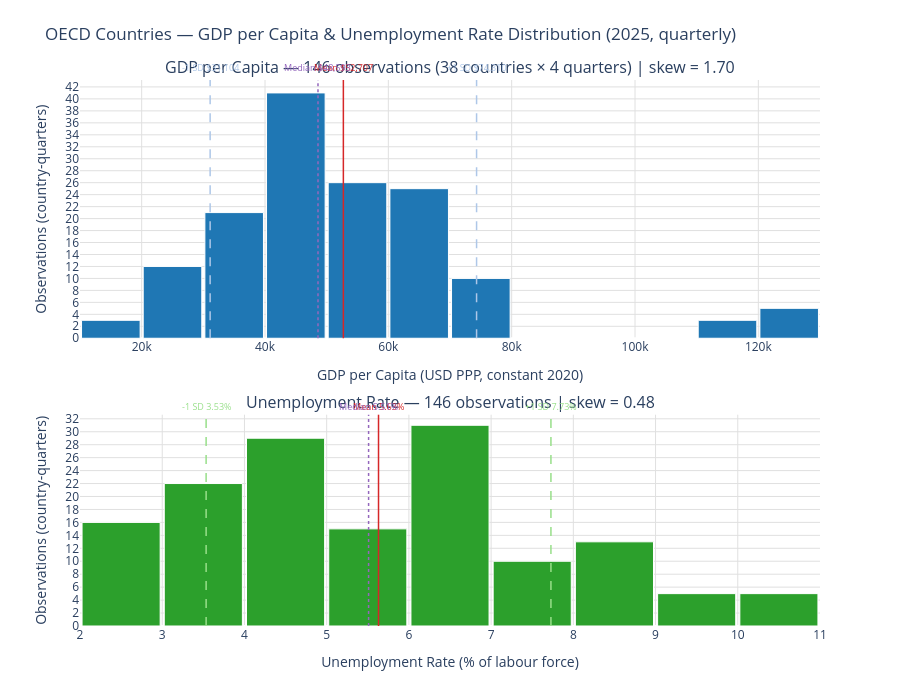

The notebook cell saved with this chart:
### Markdown cell above
# Distribution Analysis — GDP per Capita & Unemployment Rate (2025)

Two histograms showing the **distribution** of values using all quarterly observations (146 rows — 38 countries × 4 quarters of 2025).

A histogram divides values into intervals (bins) and counts how many observations fall in each interval. This reveals:
- **Central tendency** — mean and median, and why they differ in skewed distributions
- **Dispersion** — how spread out the values are across countries and quarters
- **Skewness** — GDP is right-skewed (skew ≈ 1.70) driven by Ireland and Luxembourg; unemployment is near-symmetric (skew ≈ 0.48)
- **Outliers** — Ireland ($128K GDP) and Luxembourg are clearly visible in the right tail

Data source: `datasets/gdp_unemployment_merged.csv` (inner join, 38 OECD member countries × 4 quarters)

### Code cell
import pandas as pd
import numpy as np
from plotly.subplots import make_subplots
import plotly.graph_objects as go

# ── Load merged quarterly dataset (Option 1: 146 rows, 38 countries × 4 quarters) ──
df = pd.read_csv('datasets/gdp_unemployment_merged.csv', sep=';')

gdp_vals = df['GDP_PER_CAPITA_USD_PPP'].dropna().values
une_vals = df['UNE_RATE_PCT'].dropna().values

gdp_mean,   gdp_median   = gdp_vals.mean(),   np.median(gdp_vals)
une_mean,   une_median   = une_vals.mean(),   np.median(une_vals)
gdp_std,    une_std      = gdp_vals.std(),    une_vals.std()
gdp_skew = pd.Series(gdp_vals).skew()
une_skew = pd.Series(une_vals).skew()

# ── Combined figure: GDP histogram (top) + Unemployment histogram (bottom) ──
fig = make_subplots(
    rows=2, cols=1,
    row_heights=[0.55, 0.45],
    subplot_titles=[
        f'GDP per Capita — {len(gdp_vals)} observations ({df["REF_AREA"].nunique()} countries × 4 quarters) | skew = {gdp_skew:.2f}',
        f'Unemployment Rate — {len(une_vals)} observations | skew = {une_skew:.2f}',
    ],
    vertical_spacing=0.14,
)

# GDP histogram
fig.add_trace(go.Histogram(
    x=gdp_vals,
    nbinsx=12,
    marker_color='#1f77b4',
    marker_line=dict(color='white', width=1),
    name='GDP',
    hovertemplate='GDP: $%{x:,.0f}<br>Count: %{y}<extra></extra>',
), row=1, col=1)

# Unemployment histogram
fig.add_trace(go.Histogram(
    x=une_vals,
    nbinsx=12,
    marker_color='#2ca02c',
    marker_line=dict(color='white', width=1),
    name='Unemployment',
    hovertemplate='Rate: %{x:.2f}%<br>Count: %{y}<extra></extra>',
), row=2, col=1)

# Mean / Median / ±1 SD lines — GDP
for x_val, dash, color, label in [
    (gdp_mean,          'solid', '#d62728', f'Mean ${gdp_mean:,.0f}'),
    (gdp_median,        'dot',   '#9467bd', f'Median ${gdp_median:,.0f}'),
    (gdp_mean - gdp_std,'dash',  '#aec7e8', f'-1 SD ${gdp_mean-gdp_std:,.0f}'),
    (gdp_mean + gdp_std,'dash',  '#aec7e8', f'+1 SD ${gdp_mean+gdp_std:,.0f}'),
]:
    fig.add_vline(x=x_val, line=dict(color=color, width=1.5, dash=dash), row=1, col=1)
    fig.add_annotation(
        x=x_val, y=1.08, xref='x', yref='y domain',
        text=label, showarrow=False,
        font=dict(color=color, size=9), xanchor='center', row=1, col=1
    )

# Mean / Median / ±1 SD lines — Unemployment
for x_val, dash, color, label in [
    (une_mean,          'solid', '#d62728', f'Mean {une_mean:.2f}%'),
    (une_median,        'dot',   '#9467bd', f'Median {une_median:.2f}%'),
    (une_mean - une_std,'dash',  '#98df8a', f'-1 SD {une_mean-une_std:.2f}%'),
    (une_mean + une_std,'dash',  '#98df8a', f'+1 SD {une_mean+une_std:.2f}%'),
]:
    fig.add_vline(x=x_val, line=dict(color=color, width=1.5, dash=dash), row=2, col=1)
    fig.add_annotation(
        x=x_val, y=1.08, xref='x2', yref='y2 domain',
        text=label, showarrow=False,
        font=dict(color=color, size=9), xanchor='center', row=2, col=1
    )

fig.update_layout(
    title_text='OECD Countries — GDP per Capita & Unemployment Rate Distribution (2025, quarterly)',
    height=680,
    margin=dict(t=80, b=40),
    plot_bgcolor='white',
    showlegend=False,
    bargap=0.05,
)
fig.update_xaxes(gridcolor='#e0e0e0', row=1, col=1, title_text='GDP per Capita (USD PPP, constant 2020)')
fig.update_xaxes(gridcolor='#e0e0e0', row=2, col=1, title_text='Unemployment Rate (% of labour force)')
fig.update_yaxes(gridcolor='#e0e0e0', title_text='Observations (country-quarters)', dtick=2)

fig.show()

### Figure 1 — Plotly figure (JSON) as saved in the notebook; plotly's stock layout.template omitted (floating-point values rounded to 4 significant figures; data arrays with more than 128 entries replaced by an {"elided": "..."} marker saying what was removed)
{"data": [{"hovertemplate": "GDP: $%{x:,.0f}<br>Count: %{y}<extra></extra>", "marker": {"color": "#1f77b4", "line": {"color": "white", "width": 1}}, "name": "GDP", "nbinsx": 12, "type": "histogram", "x": {"elided": "146 float values"}, "xaxis": "x", "yaxis": "y"}, {"hovertemplate": "Rate: %{x:.2f}%<br>Count: %{y}<extra></extra>", "marker": {"color": "#2ca02c", "line": {"color": "white", "width": 1}}, "name": "Unemployment", "nbinsx": 12, "type": "histogram", "x": {"elided": "146 float values"}, "xaxis": "x2", "yaxis": "y2"}], "layout": {"annotations": [{"font": {"size": 16}, "showarrow": false, "text": "GDP per Capita — 146 observations (38 countries × 4 quarters) | skew = 1.70", "x": 0.5, "xanchor": "center", "xref": "paper", "y": 1, "yanchor": "bottom", "yref": "paper"}, {"font": {"size": 16}, "showarrow": false, "text": "Unemployment Rate — 146 observations | skew = 0.48", "x": 0.5, "xanchor": "center", "xref": "paper", "y": 0.387, "yanchor": "bottom", "yref": "paper"}, {"font": {"color": "#d62728", "size": 9}, "showarrow": false, "text": "Mean $52,707", "x": 52710.0, "xanchor": "center", "xref": "x", "y": 1.08, "yref": "y domain"}, {"font": {"color": "#9467bd", "size": 9}, "showarrow": false, "text": "Median $48,593", "x": 48590.0, "xanchor": "center", "xref": "x", "y": 1.08, "yref": "y domain"}, {"font": {"color": "#aec7e8", "size": 9}, "showarrow": false, "text": "-1 SD $31,104", "x": 31100.0, "xanchor": "center", "xref": "x", "y": 1.08, "yref": "y domain"}, {"font": {"color": "#aec7e8", "size": 9}, "showarrow": false, "text": "+1 SD $74,310", "x": 74310.0, "xanchor": "center", "xref": "x", "y": 1.08, "yref": "y domain"}, {"font": {"color": "#d62728", "size": 9}, "showarrow": false, "text": "Mean 5.63%", "x": 5.631, "xanchor": "center", "xref": "x2", "y": 1.08, "yref": "y2 domain"}, {"font": {"color": "#9467bd", "size": 9}, "showarrow": false, "text": "Median 5.51%", "x": 5.51, "xanchor": "center", "xref": "x2", "y": 1.08, "yref": "y2 domain"}, {"font": {"color": "#98df8a", "size": 9}, "showarrow": false, "text": "-1 SD 3.53%", "x": 3.534, "xanchor": "center", "xref": "x2", "y": 1.08, "yref": "y2 domain"}, {"font": {"color": "#98df8a", "size": 9}, "showarrow": false, "text": "+1 SD 7.73%", "x": 7.728, "xanchor": "center", "xref": "x2", "y": 1.08, "yref": "y2 domain"}], "bargap": 0.05, "height": 680, "margin": {"b": 40, "t": 80}, "plot_bgcolor": "white", "shapes": [{"line": {"color": "#d62728", "dash": "solid", "width": 1.5}, "type": "line", "x0": 52710.0, "x1": 52710.0, "xref": "x", "y0": 0, "y1": 1, "yref": "y domain"}, {"line": {"color": "#9467bd", "dash": "dot", "width": 1.5}, "type": "line", "x0": 48590.0, "x1": 48590.0, "xref": "x", "y0": 0, "y1": 1, "yref": "y domain"}, {"line": {"color": "#aec7e8", "dash": "dash", "width": 1.5}, "type": "line", "x0": 31100.0, "x1": 31100.0, "xref": "x", "y0": 0, "y1": 1, "yref": "y domain"}, {"line": {"color": "#aec7e8", "dash": "dash", "width": 1.5}, "type": "line", "x0": 74310.0, "x1": 74310.0, "xref": "x", "y0": 0, "y1": 1, "yref": "y domain"}, {"line": {"color": "#d62728", "dash": "solid", "width": 1.5}, "type": "line", "x0": 5.631, "x1": 5.631, "xref": "x2", "y0": 0, "y1": 1, "yref": "y2 domain"}, {"line": {"color": "#9467bd", "dash": "dot", "width": 1.5}, "type": "line", "x0": 5.51, "x1": 5.51, "xref": "x2", "y0": 0, "y1": 1, "yref": "y2 domain"}, {"line": {"color": "#98df8a", "dash": "dash", "width": 1.5}, "type": "line", "x0": 3.534, "x1": 3.534, "xref": "x2", "y0": 0, "y1": 1, "yref": "y2 domain"}, {"line": {"color": "#98df8a", "dash": "dash", "width": 1.5}, "type": "line", "x0": 7.728, "x1": 7.728, "xref": "x2", "y0": 0, "y1": 1, "yref": "y2 domain"}], "showlegend": false, "title": {"text": "OECD Countries — GDP per Capita & Unemployment Rate Distribution (2025, quarterly)"}, "xaxis": {"anchor": "y", "domain": [0, 1], "gridcolor": "#e0e0e0", "title": {"text": "GDP per Capita (USD PPP, constant 2020)"}}, "xaxis2": {"anchor": "y2", "domain": [0, 1], "gridcolor": "#e0e0e0", "title": {"text": "Unemployment Rate (% of labour force)"}}, "yaxis": {"anchor": "x", "domain": [0.527, 1], "dtick": 2, "gridcolor": "#e0e0e0", "title": {"text": "Observations (country-quarters)"}}, "yaxis2": {"anchor": "x2", "domain": [0, 0.387], "dtick": 2, "gridcolor": "#e0e0e0", "title": {"text": "Observations (country-quarters)"}}}}
